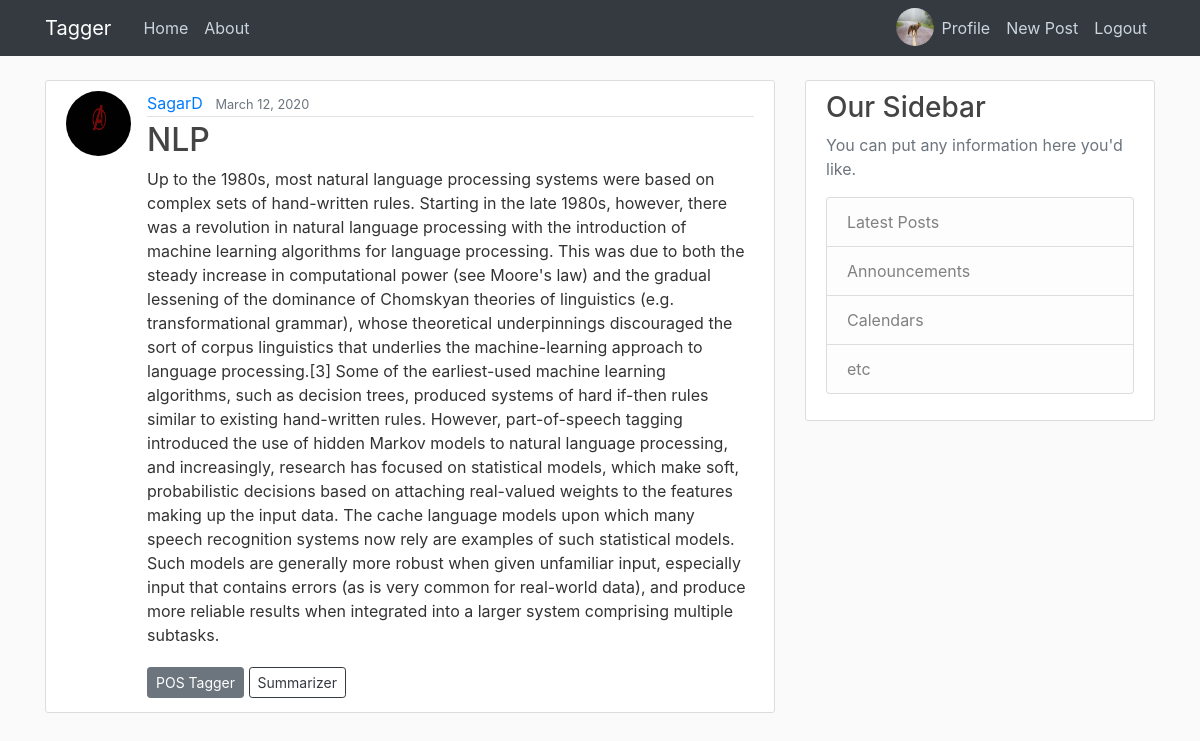
Screenshot of /post/7/ (signed in) with the database file from the repository.
### users/models.py (models this page shows, shortened)
class Profile(models.Model):
    user = models.OneToOneField(User, on_delete=models.CASCADE)
    image = models.ImageField(default='default.jpg', upload_to='profile_pics')

### blog/models.py (models this page shows, shortened)
class Post(models.Model):
    title = models.CharField(max_length=100)
    content = models.TextField()
    date_posted = models.DateTimeField(default=timezone.now)
    author = models.ForeignKey(User, on_delete=models.CASCADE)

### blog/views.py (the view)
# urls.py: path('post/<int:pk>/', PostDetailView.as_view(), name='post-detail'),
class PostDetailView(DetailView):
    model = Post

### blog/templates/blog/post_detail.html (shortened to what this page needs)
{% extends "blog/base.html" %}
{% block content %}
  <article class="media content-section">
    <img class="rounded-circle article-img" src="{{ object.author.profile.image.url }}">
    <div class="media-body">
      <div class="article-metadata">
        <a class="mr-2" href="#">{{ object.author }}</a>
        <small class="text-muted">{{ object.date_posted|date:"F d, Y" }}</small>
      </div>
      <h2 class="article-title">{{ object.title }}</h2>
      <p class="article-content">{{ object.content }}</p>
      <a class="btn btn-secondary btn-sm mt-1 mb-1" href="{% url 'op-postag' post.id %}">POS Tagger</a>
      <a class="btn btn-outline-dark btn-sm mt-1 mb-1" href="{% url 'op-summary' post.id %}">Summarizer</a>
    </div>
  </article>
{% endblock content %}

### blog/templates/blog/base.html (shortened to what this page needs)
{% load static %}
<!DOCTYPE html>
<html>
<head>
    <link rel="stylesheet" href="https://maxcdn.bootstrapcdn.com/bootstrap/4.0.0/css/bootstrap.min.css">
    <link rel="stylesheet" type="text/css" href="{% static 'blog/main.css' %}">
</head>
<body>
    <header class="site-header">
      <nav class="navbar navbar-expand-md navbar-dark bg-dark fixed-top">
        <div class="container">
          <a class="navbar-brand mr-4" href="{% url 'blog-home' %}">Tagger</a>
          <div class="collapse navbar-collapse" id="navbarToggle">
            <div class="navbar-nav mr-auto">
              <a class="nav-item nav-link" href="{% url 'blog-home' %}">Home</a>
              <a class="nav-item nav-link" href="{% url 'blog-about' %}">About</a>
            </div>
            <div class="navbar-nav">
              {% if user.is_authenticated %}
                <img class="rounded-circle" width="38px" height="38px" src="{{ user.profile.image.url }}">
                <a class="nav-item nav-link" href="{% url 'profile' %}">Profile</a>
                <a class="nav-item nav-link" href="{% url 'post-create' %}">New Post</a>
                <a class="nav-item nav-link" href="{% url 'logout' %}">Logout</a>
              {% else %}
                <a class="nav-item nav-link" href="{% url 'login' %}">Login</a>
                <a class="nav-item nav-link" href="{% url 'register' %}">Register</a>
              {% endif %}
            </div>
          </div>
        </div>
      </nav>
    </header>
    <main role="main" class="container">
      <div class="row">
        <div class="col-md-8">
          {% block content %}{% endblock %}
        </div>
        <div class="col-md-4">
          <div class="content-section">
            <h3>Our Sidebar</h3>
            <p class='text-muted'>You can put any information here you'd like.
              <ul class="list-group">
                <li class="list-group-item list-group-item-light">Latest Posts</li>
                <li class="list-group-item list-group-item-light">Announcements</li>
                <li class="list-group-item list-group-item-light">Calendars</li>
                <li class="list-group-item list-group-item-light">etc</li>
              </ul>
            </p>
          </div>
        </div>
      </div>
    </main>
</body>
</html>

### blog/static/blog/main.css (style rules this page uses)
body { background: #fafafa; color: #333333; margin-top: 5rem; }
h1, h2, h3, h4, h5, h6 { color: #444444; }
ul { margin: 0; }
.site-header .navbar-nav .nav-link { color: #cbd5db; }
.content-section { background: #ffffff; padding: 10px 20px; border: 1px solid #dddddd; border-radius: 3px; margin-bottom: 20px; }
.article-title { color: #444444; }
.article-content { white-space: pre-line; }
.article-img { height: 65px; width: 65px; margin-right: 16px; }
.article-metadata { padding-bottom: 1px; margin-bottom: 4px; border-bottom: 1px solid #e3e3e3 }

### rows the page displays
Post: author.profile.image (picture), author "SagarD", date_posted "March 12, 2020", title "NLP", content "Up to the 1980s, most natural language processing systems were based on complex sets of hand-written rules. Starting in the late 1980s, however, there was a revolution in natural language processing with the introduction of machine learning algorithms for language processing. This was due to both the steady increase in computational power (see Moore's law) and the gradual lessening of the dominance of Chomskyan theories of linguistics (e.g. transformational grammar), whose theoretical underpinnings discouraged the sort of corpus linguistics that underlies the machine-learning approach to language processing.[3] Some of the earliest-used machine learning algorithms, such as decision trees,…"
